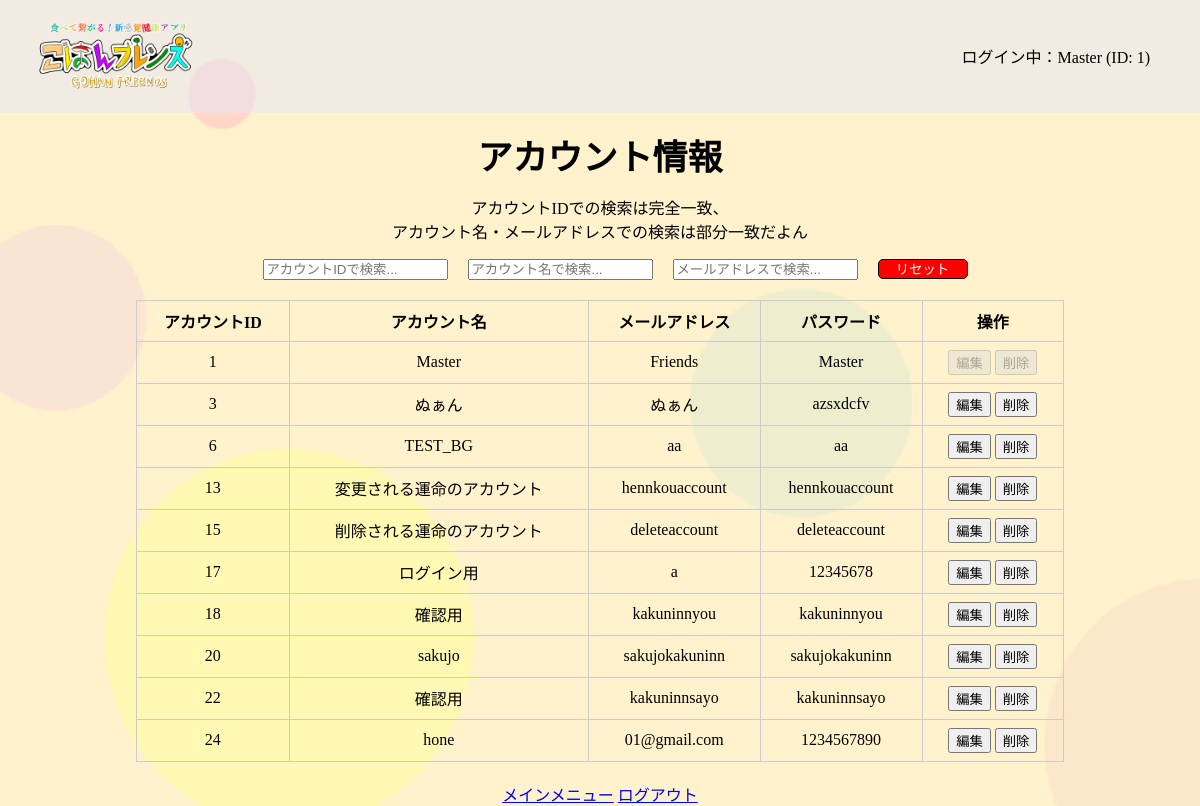
Page /master/account_look (signed in) on the committed database.
### tables this page shows
CREATE TABLE ACCOUNT (
                        ACCOUNT_ID INTEGER PRIMARY KEY AUTOINCREMENT,
                        ACCOUNT_NAME TEXT NOT NULL,
                        MAIL TEXT NOT NULL,
                        PASS TEXT NOT NULL
                    );

### app.py (the view)
@app.route('/master/account_look')
def account_look():
    if 'account_name' in session:
        conn = get_db()
        cur = conn.cursor()
        cur.execute("SELECT ACCOUNT_ID, ACCOUNT_NAME, MAIL, PASS FROM ACCOUNT")
        accounts = cur.fetchall()
        cur.close()
        conn.close()
        return render_template('master/account_look.html', accounts=accounts)

### app.py (called while the page is built)
def get_db():
    conn = sqlite3.connect(DATABASE)
    return conn

@app.context_processor
def inject_account_info():
    return {
        'account_name': session.get('account_name'),
        'account_id': session.get('account_id')
    }

### templates/master/account_look.html (shortened to what this page needs)
{% extends 'base.html' %}
{% block content %}
<div class="main-contents">
    <p class="main-text">アカウント情報<br><div class="txt-center">アカウントIDでの検索は完全一致、<br>アカウント名・メールアドレスでの検索は部分一致だよん</div></p>
    <div style="display: flex; justify-content: center; align-items: center; margin-bottom: 20px;">
        <input type="text" id="searchAccountId" placeholder="アカウントIDで検索..." oninput="searchAccounts()">
        <input type="text" id="searchAccountName" placeholder="アカウント名で検索..." oninput="searchAccounts()">
        <input type="text" id="searchEmail" placeholder="メールアドレスで検索..." oninput="searchAccounts()">
        <button id="resetButton" type="button" onclick="resetSearch()" class="reset-button">リセット</button>
    </div>
    <div class="table-container">
        <table>
            <tr>
                <th>アカウントID</th>
                <th>アカウント名</th>
                <th>メールアドレス</th>
                <th>パスワード</th>
                <th>操作</th>
            </tr>
            {% for account in accounts %}
            <tr>
                <td>{{ account[0] }}</td>
                <td data-original="{{ account[1] }}">{{ account[1] }}</td>
                <td data-original="{{ account[2] }}">{{ account[2] }}</td>
                <td data-original="{{ account[3] }}">{{ account[3] }}</td>
                <td>
                    {% if account[0] == 1 %}
                    <button class="edit-button" type="button" disabled>編集</button>
                    <button class="delete-button" type="button" disabled>削除</button>
                    {% else %}
                    <button class="edit-button" type="button"
                        onclick="editRow(this.parentElement.parentElement)">編集</button>
                    <button class="delete-button" type="button"
                        onclick="showDeleteConfirmation(this.parentElement.parentElement)">削除</button>
                    {% endif %}
                </td>
            </tr>
            {% endfor %}
        </table>
    </div>
    <div class="txt-center">
        <a href="{{ url_for('mainmenu') }}">メインメニュー</a>
        <a href="{{ url_for('logout') }}">ログアウト</a>
    </div>
</div>
{% endblock %}

### templates/base.html (shortened to what this page needs)
<!DOCTYPE html>
<html lang="ja">
<head>
    <link rel="stylesheet" href="../../static/css/style.css">
</head>
<body background="{{ url_for('static', filename='img/background.png') }}" class="kabegami">
    <header class="clearfix">
        <img src="{{ url_for('static', filename='img/title.png') }}" class="header-logo">
    </header>
    <main>
        <div class="container">
            {% if account_name and account_id %}
                <p>ログイン中：{{ account_name }} (ID: {{ account_id }})</p>
            {% endif %}
        </div>
        {% block content %}{% endblock %}
    </main>
</body>
</html>

### static/css/style.css (style rules this page uses)
html, body { margin: 0; padding: 0; box-sizing: border-box; height: 100%; }
.kabegami { background-size: cover; }
header { display: flex; align-items: center; background-color: rgb(230,230,250,0.5); }
.header-logo { width: 200px; margin-left: 20px; margin-right: 20px; }
.clearfix::after { content: ""; clear: both; display: table; }
.container { display: flex; justify-content: right; align-items: center; height: 100%; padding-right: 10px; margin-top: -85px; margin-right:40px; }
.main-contents { padding-top: 70px; }
.reset-button { height:20px; width:90px; margin-left:20px; background-color:red; color:white; border-radius:5px; border: 1px solid black; line-height: 5px; text-align: center; }
.main-text { text-align: center; margin-top: -25px; margin-bottom: 15px; font-size: 35px; font-weight: bold; }
input { margin-left: 30px; }
.table-container { display: flex; justify-content: center; margin: 20px; }
table { border-collapse: collapse; width: 80%; }
th, td { border: 1px solid #ccc; padding: 8px; text-align: center; }
#searchAccountName { margin-left:20px; }
#searchEmail { margin-left:20px; }
.txt-center { text-align: center; }

### rows in the picture
ACCOUNT: ACCOUNT_ID "1", ACCOUNT_NAME "Master", MAIL "Friends", PASS "Master", shows "編集"
ACCOUNT: ACCOUNT_ID "3", ACCOUNT_NAME "ぬぁん", MAIL "ぬぁん", PASS "azsxdcfv", shows "編集"
ACCOUNT: ACCOUNT_ID "6", ACCOUNT_NAME "TEST_BG", MAIL "aa", PASS "aa", shows "編集"
ACCOUNT: ACCOUNT_ID "13", ACCOUNT_NAME "変更される運命のアカウント", MAIL "hennkouaccount", PASS "hennkouaccount", shows "編集"
ACCOUNT: ACCOUNT_ID "15", ACCOUNT_NAME "削除される運命のアカウント", MAIL "deleteaccount", PASS "deleteaccount", shows "編集"
ACCOUNT: ACCOUNT_ID "17", ACCOUNT_NAME "ログイン用", MAIL "a", PASS "12345678", shows "編集"
ACCOUNT: ACCOUNT_ID "18", ACCOUNT_NAME "確認用", MAIL "kakuninnyou", PASS "kakuninnyou", shows "編集"
ACCOUNT: ACCOUNT_ID "20", ACCOUNT_NAME "sakujo", MAIL "sakujokakuninn", PASS "sakujokakuninn", shows "編集"
ACCOUNT: ACCOUNT_ID "22", ACCOUNT_NAME "確認用", MAIL "kakuninnsayo", PASS "kakuninnsayo", shows "編集"
ACCOUNT: ACCOUNT_ID "24", ACCOUNT_NAME "hone", MAIL "01@gmail.com", PASS "1234567890", shows "編集"

### other values in the picture
{{ account_name }} "Master"
{{ account_id }} "1"
